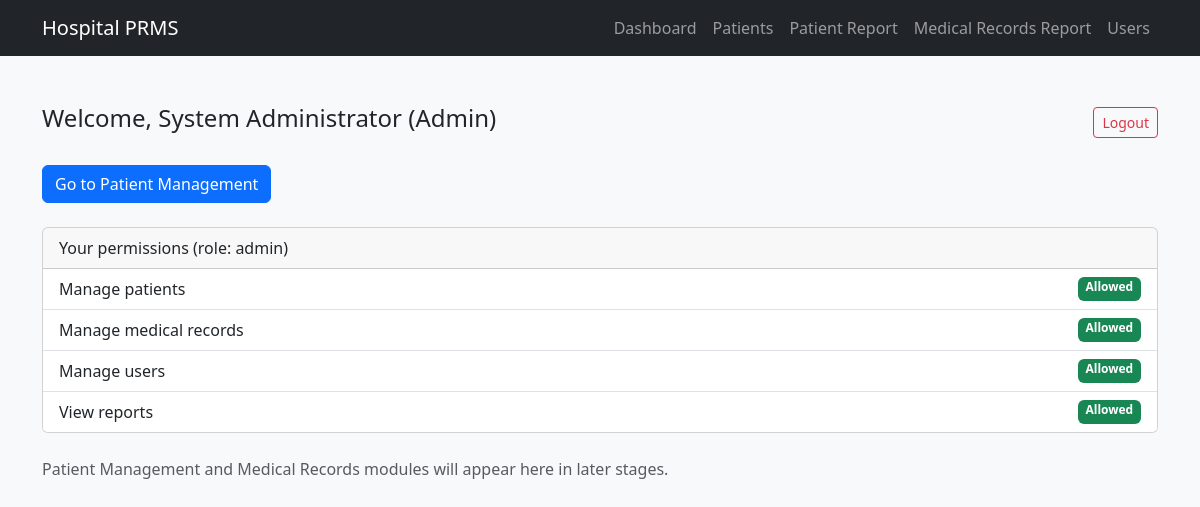
The app's page /views/dashboard.php (signed in) with its own data.
### tables this page shows
CREATE TABLE users (
    user_id     INT AUTO_INCREMENT PRIMARY KEY,
    username    VARCHAR(50)  NOT NULL UNIQUE,
    email       VARCHAR(100) NOT NULL UNIQUE,
    password    VARCHAR(255) NOT NULL,           
    full_name   VARCHAR(100) NOT NULL,
    role        ENUM('admin', 'doctor') NOT NULL,
    is_active   TINYINT(1)   NOT NULL DEFAULT 1,  
    created_at  TIMESTAMP    NOT NULL DEFAULT CURRENT_TIMESTAMP
);

### classes/Auth.php (called while the page is built, shortened)
<?php
require_once __DIR__ . '/User.php';
require_once __DIR__ . '/Admin.php';
class Auth
{
    public static function getCurrentUser(): ?User
    {
        $pdo = Database::getConnection();
        $stmt = $pdo->prepare('SELECT * FROM users WHERE user_id = :id');
        $stmt->execute(['id' => $_SESSION['user_id']]);
        $row = $stmt->fetch();
        if ($row['role'] === 'admin') {
            return new Admin((int)$row['user_id'], $row['username'], $row['email'], $row['full_name']);
        }
        return new Doctor((int)$row['user_id'], $row['username'], $row['email'], $row['full_name']);
    }
}

### classes/User.php (called while the page is built, shortened)
<?php
abstract class User
{
    protected string $fullName;
    protected string $role;
    public function __construct(int $userId, string $username, string $email, string $fullName, string $role)
    {
        $this->fullName = $fullName;
        $this->role = $role;
    }
    public function getRole(): string
    {
        return $this->role;
    }
    public function getDisplayLabel(): string
    {
        return $this->fullName . ' (' . ucfirst($this->role) . ')';
    }
}

### classes/Admin.php (called while the page is built, shortened)
<?php
require_once __DIR__ . '/User.php';
class Admin extends User
{
    public function getPermissions(): array
    {
        return [
            'manage_patients'      => true,
            'manage_medical_records' => true,
            'manage_users'          => true,
            'view_reports'           => true,
        ];
    }
}

### views/dashboard.php (the view, shortened to what this page needs)
<?php
require_once __DIR__ . '/../classes/Auth.php';
$currentUser = Auth::getCurrentUser();
$permissions = $currentUser->getPermissions();
require_once __DIR__ . '/layouts/header.php';
require_once __DIR__ . '/layouts/navbar.php';
?>
<div class="container py-4">
    <div class="d-flex justify-content-between align-items-center mb-4">
        <h4>Welcome, <?php echo htmlspecialchars($currentUser->getDisplayLabel()); ?></h4>
        <a href="<?php echo BASE_URL; ?>logout.php" class="btn btn-outline-danger btn-sm">Logout</a>
    </div>
    <a href="<?php echo BASE_URL; ?>views/patients/list.php" class="btn btn-primary mb-4">Go to Patient Management</a>
    <div class="card">
        <div class="card-header">Your permissions (role: <?php echo htmlspecialchars($currentUser->getRole()); ?>)</div>
        <ul class="list-group list-group-flush">
            <?php foreach ($permissions as $permission => $allowed): ?>
                <li class="list-group-item d-flex justify-content-between">
                    <?php echo htmlspecialchars(str_replace('_', ' ', ucfirst($permission))); ?>
                    <?php if ($allowed): ?>
                        <span class="badge bg-success">Allowed</span>
                    <?php else: ?>
                        <span class="badge bg-secondary">Not allowed</span>
                    <?php endif; ?>
                </li>
            <?php endforeach; ?>
        </ul>
    </div>
    <div class="mt-4 text-muted">
        Patient Management and Medical Records modules will appear here in later stages.
    </div>
</div>
<?php require_once __DIR__ . '/layouts/footer.php'; ?>

### assets/css/style.css (style rules this page uses)
body { font-family: 'Segoe UI', Arial, sans-serif; }

### records on screen
users: $currentUser->getDisplayLabel() "System Administrator (Admin)", username "admin"

### other values on screen
str_replace('_', ' ', ucfirst($permission)) "Manage patients"
str_replace('_', ' ', ucfirst($permission)) "Manage medical records"
str_replace('_', ' ', ucfirst($permission)) "Manage users"
str_replace('_', ' ', ucfirst($permission)) "View reports"
